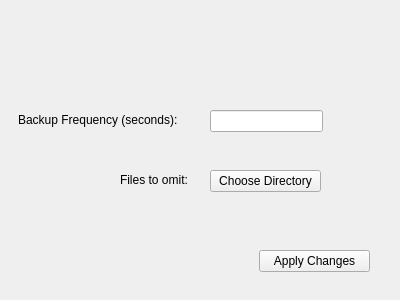
<?xml version="1.0" encoding="UTF-8"?>
<ui version="4.0">
 <class>SingleDeviceSettings</class>
 <widget class="QWidget" name="SingleDeviceSettings">
  <property name="geometry">
   <rect>
    <x>0</x>
    <y>0</y>
    <width>400</width>
    <height>300</height>
   </rect>
  </property>
  <property name="windowTitle">
   <string>Form</string>
  </property>
  <widget class="QPushButton" name="applyChanges">
   <property name="geometry">
    <rect>
     <x>259</x>
     <y>250</y>
     <width>111</width>
     <height>22</height>
    </rect>
   </property>
   <property name="text">
    <string>Apply Changes</string>
   </property>
  </widget>
  <widget class="QLineEdit" name="backupFrequency">
   <property name="geometry">
    <rect>
     <x>210</x>
     <y>110</y>
     <width>113</width>
     <height>22</height>
    </rect>
   </property>
  </widget>
  <widget class="QLabel" name="label">
   <property name="geometry">
    <rect>
     <x>18</x>
     <y>110</y>
     <width>181</width>
     <height>20</height>
    </rect>
   </property>
   <property name="text">
    <string>Backup Frequency (seconds):</string>
   </property>
  </widget>
  <widget class="QPushButton" name="chooseFile">
   <property name="geometry">
    <rect>
     <x>210</x>
     <y>170</y>
     <width>111</width>
     <height>22</height>
    </rect>
   </property>
   <property name="text">
    <string>Choose Directory</string>
   </property>
  </widget>
  <widget class="QLabel" name="label_2">
   <property name="geometry">
    <rect>
     <x>120</x>
     <y>170</y>
     <width>91</width>
     <height>20</height>
    </rect>
   </property>
   <property name="text">
    <string>Files to omit:</string>
   </property>
  </widget>
 </widget>
 <resources/>
 <connections/>
</ui>
